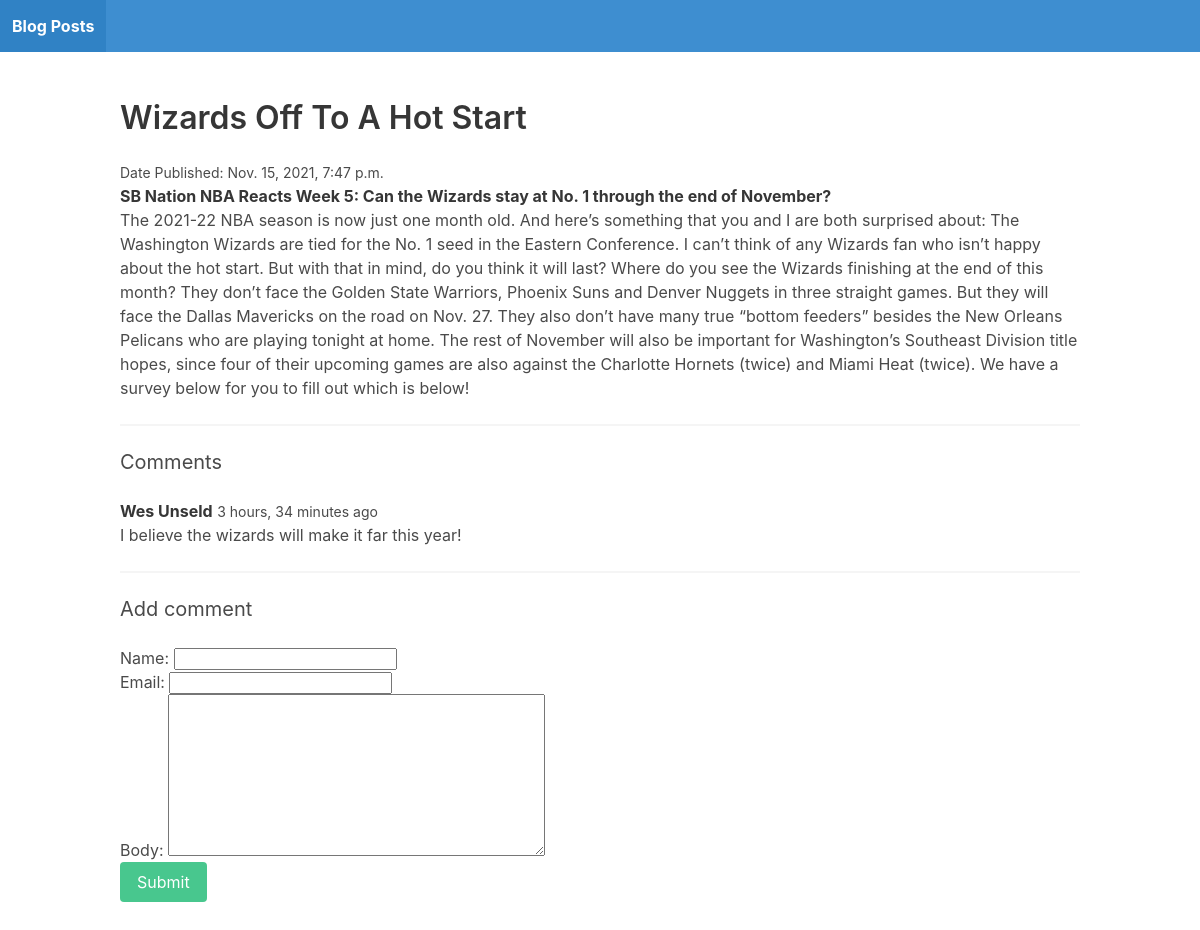
The app's page /Washington_Wizards/ with its own data.
### blog/models.py (models this page shows)
class Post(models.Model):
    title = models.CharField(max_length=255)
    slug = models.SlugField()
    intro = models.TextField()
    body = models.TextField()
    date_added = models.DateTimeField(auto_now_add=True)
    class Meta:
    	ordering = ['-date_added']

class Comment(models.Model):
    post = models.ForeignKey(Post, related_name='comments', on_delete=models.CASCADE)
    name = models.CharField(max_length=255)
    email = models.EmailField()
    body = models.TextField()
    date_added = models.DateTimeField(auto_now_add=True)
    class Meta:
    	ordering = ['date_added']

### blog/views.py (the view)
# urls.py: path('<slug:slug>/', post_detail, name='post_detail')
def post_detail(request, slug):
    post = Post.objects.get(slug=slug)
    if request.method == 'POST':
    	form = CommentForm(request.POST)
    	if form.is_valid():
    		comment = form.save(commit=False)
    		comment.post = post
    		comment.save()
    		return redirect('post_detail', slug=post.slug)
    else:
    	form = CommentForm()
    return render(request, 'blog/post_detail.html', {'post': post, 'form': form})

### blog/forms.py
class CommentForm(forms.ModelForm):
	class Meta:
		model = Comment
		fields = ['name', 'email', 'body']

### blog/templates/blog/post_detail.html (shortened to what this page needs)
{% extends 'blog/base.html' %}
{% block content %}
	<h1 class="title">{{ post.title }}</h1>
	<small>Date Published: {{ post.date_added }}</small>
	<p><strong>{{ post.intro }}</strong></p>
	<p>{{ post.body }}</p>
	<hr>
    <h2 class="subtitle">Comments</h2>
{% for comment in post.comments.all %}
	<article class="media">
		<div class="media-content">
			<div class="content">
				<p>
					<strong>{{ comment.name }}</strong> <small>{{ comment.date_added|timesince }} ago</small>
					<br>
					{{ comment.body }}
				</p>
			</div>
		</div>
	</article>
{% empty %}
	<div class="notification">
		No comments yet...
	</div>
{% endfor %}
    <hr>
	<h2 class="subtitle">Add comment</h2>
	<form method="post" action=".">
		{{ form.as_p }}
		<div class="field">
			<div class="control">
				<button class="button is-success">Submit</button>
			</div>
		</div>
	</form>
{% endblock %}

### records on screen
Post: title "Wizards Off To A Hot Start", date_added "Nov. 15, 2021, 7:47 p.m.", intro "SB Nation NBA Reacts Week 5: Can the Wizards stay at No. 1 through the end of November?", body "The 2021-22 NBA season is now just one month old. And here’s something that you and I are both surprised about: The Washington Wizards are tied for the No. 1 seed in the Eastern Conference. I can’t think of any Wizards fan who isn’t happy about the hot start. But with that in mind, do you think it will last? Where do you see the Wizards finishing at the end of this month? They don’t face the Golden State Warriors, Phoenix Suns and Denver Nuggets in three straight games. But they will face the Dallas Mavericks on the road on Nov. 27. They also don’t have many true “bottom feeders” besides the New Orleans Pelicans who are playing tonight at home. The rest of November will also be important…"
Comment: name "Wes Unseld", date_added "3 hours, 34 minutes", body "I believe the wizards will make it far this year!"
